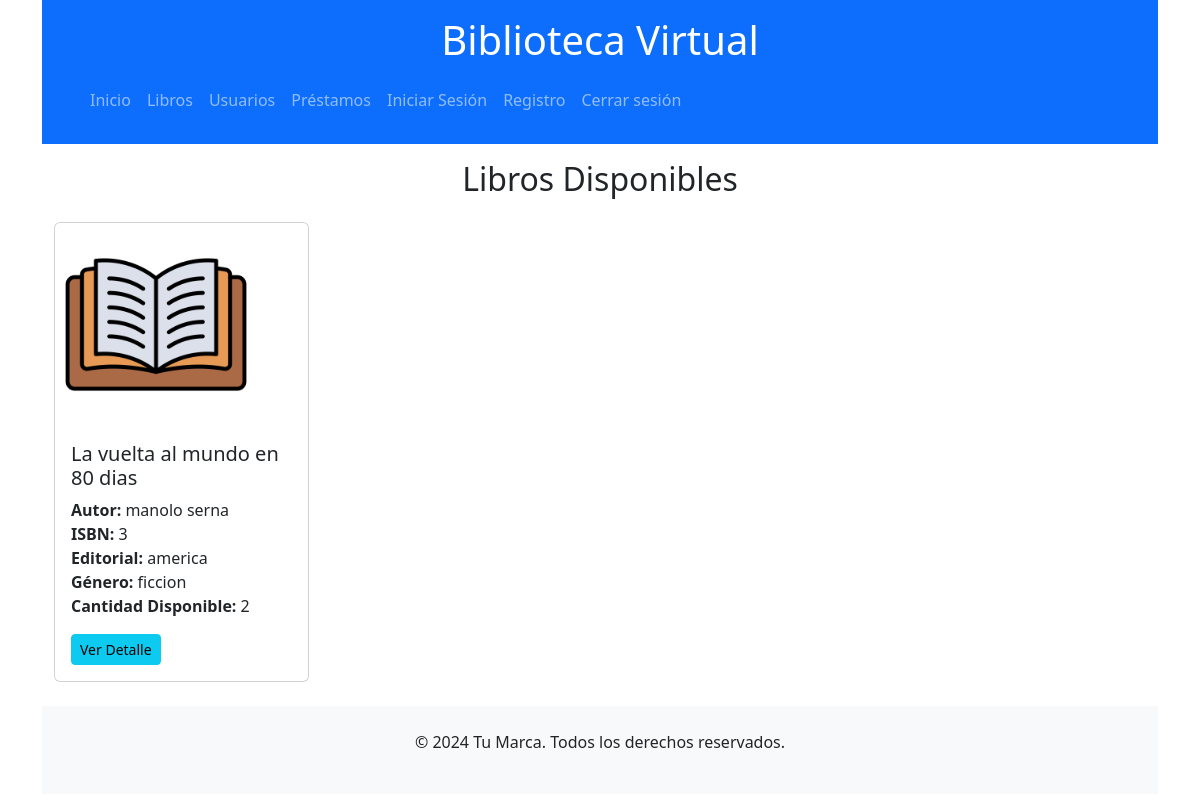
The page / on the database its author committed.
### tables this page shows
CREATE TABLE `libros` (
  `ID` int(11) NOT NULL,
  `Titulo` varchar(100) DEFAULT NULL,
  `Autor` varchar(100) DEFAULT NULL,
  `ISBN` varchar(20) DEFAULT NULL,
  `Editorial` varchar(50) DEFAULT NULL,
  `Categoria` varchar(50) DEFAULT NULL,
  `cantidad_disponible` varchar(50) DEFAULT NULL
);

### config/database.php (called while the page is built, shortened)
<?php
class Database {
    private static $instance = null;
    private function __construct() {
        $this->pdo = new PDO('mysql:host=localhost;dbname=biblioteca2', 'thiago', 'Santi300++');
    }
    public static function getInstance() {
        if (self::$instance == null) {
            self::$instance = new Database();
        }
        return self::$instance->pdo;
    }
}

### app/models/Libro.php (called while the page is built, shortened)
<?php
class Libro {
    private $pdo;
    public function __construct() {
        $this->pdo = Database::getInstance();
    }
    public function obtenerLibros() {
        $sql = "SELECT * FROM libros";
        $stmt = $this->pdo->query($sql);
        return $stmt->fetchAll(PDO::FETCH_OBJ);
    }
}
?>

### app/views/libros/Libreria.php (the view, shortened to what this page needs)
<!DOCTYPE html>
<html lang="es">
<head>
    <link href="https://cdn.jsdelivr.net/npm/bootstrap@5.3.3/dist/css/bootstrap.min.css" rel="stylesheet"
>
</head>
<body>
    <div class="container">
        <main class="container my-3">
            <h2 class="mb-4 text-center">Libros Disponibles</h2>
            <div class="row">
                <?php foreach ($libros as $libro): ?>
                    <div class="col-md-3 mb-2">
                        <div class="card">
                            <img style="width: 80%;" src="/crud-manoloMejor/imagenLibro.png" class="card-img-top"
                                alt="<?php echo htmlspecialchars($libro->Titulo); ?>">
                            <div class="card-body">
                                <h5 class="card-title"><?php echo htmlspecialchars($libro->Titulo); ?></h5>
                                <p class="card-text">
                                    <strong>Autor:</strong> <?php echo htmlspecialchars($libro->Autor); ?><br>
                                    <strong>ISBN:</strong> <?php echo htmlspecialchars($libro->ISBN); ?><br>
                                    <strong>Editorial:</strong> <?php echo htmlspecialchars($libro->Editorial); ?><br>
                                    <strong>Género:</strong> <?php echo htmlspecialchars($libro->Categoria); ?><br>
                                    <strong>Cantidad Disponible:</strong>
                                    <?php echo htmlspecialchars($libro->cantidad_disponible); ?>
                                </p>
                                <div class="d-flex justify-content-between">
                                    <a href="/crud-manoloMejor/libros/detalle?id=<?php echo $libro->ID; ?>" class="btn btn-info btn-sm">Ver
                                        Detalle</a>
                                </div>
                            </div>
                        </div>
                    </div>
                <?php endforeach; ?>
            </div>
        </main>
        <footer class="bg-light text-center py-4">
            <p>&copy; <?php echo date("Y"); ?> Tu Marca. Todos los derechos reservados.</p>
        </footer>
    </div>
</body>
</html>

### rows shown on the page
libros: Titulo "La vuelta al mundo en 80 dias", Autor "manolo serna", ISBN "3", Editorial "america", Categoria "ficcion", cantidad_disponible "2"
